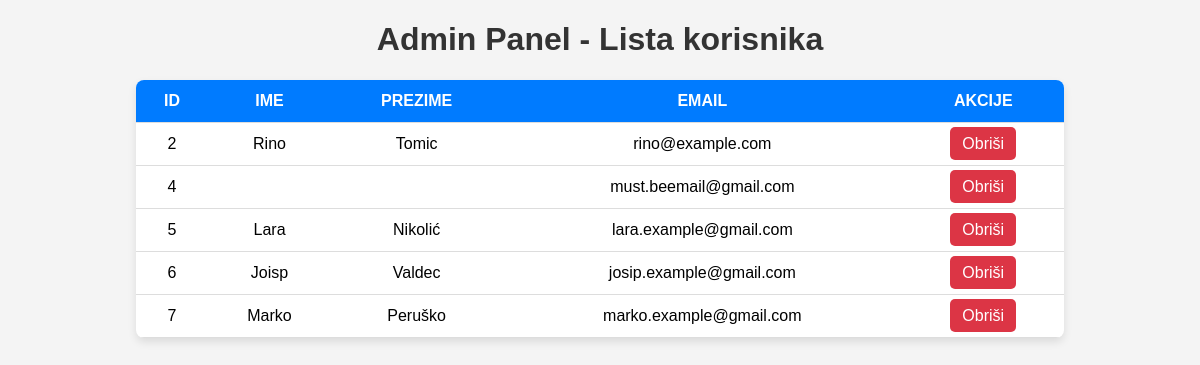
/admin_view/, run on the app's committed database.
### PZWapp/models.py (models this page shows, shortened)
class Korisnik(AbstractUser):
    ime = models.CharField(max_length=50)
    prezime = models.CharField(max_length=50)
    email = models.EmailField(unique=True)
    username = models.CharField(max_length=50, unique=True)

### PZWapp/views.py (the view)
# urls.py: path('admin_view/', views.admin_view, name='admin_view'),
def admin_view(request):
    korisnici = Korisnik.objects.all()
    return render(request, 'main/admin_views.html', {'korisnik': request.user, 'korisnici': korisnici})

### PZWapp/templates/main/admin_views.html (shortened to what this page needs)
<!DOCTYPE html>
<html lang="hr">
<head>
    {% load static %}
    <link rel="stylesheet" href="{% static 'css/admin.css' %}">
</head>
<body>
    <h1>Admin Panel - Lista korisnika</h1>
    <table>
        <thead>
            <tr>
                <th>ID</th>
                <th>Ime</th>
                <th>Prezime</th>
                <th>Email</th>
                <th>Akcije</th>
            </tr>
        </thead>
        <tbody>
            {% for korisnik in korisnici %}
            <tr>
                <td>{{ korisnik.id }}</td>
                <td>{{ korisnik.ime }}</td>
                <td>{{ korisnik.prezime }}</td>
                <td>{{ korisnik.email }}</td>
                <td>
                    <a href="{% url 'PZWapp:delete_user' korisnik.id %}">Obriši</a>
                </td>
            </tr>
            {% endfor %}
        </tbody>
    </table>
</body>
</html>

### PZWapp/static/css/admin.css (style rules this page uses)
body { font-family: Arial, sans-serif; background-color: #f4f4f4; margin: 20px; text-align: center; }
h1 { color: #333; }
table { width: 80%; margin: 20px auto; border-collapse: collapse; background: white; box-shadow: 0 4px 8px rgba(0, 0, 0, 0.1); border-radius: 8px; overflow: hidden; }
th, td { padding: 12px; border-bottom: 1px solid #ddd; }
th { background-color: #007bff; color: white; text-transform: uppercase; }
td a { text-decoration: none; background-color: #dc3545; color: white; padding: 8px 12px; border-radius: 5px; transition: background 0.3s; }

### data on the page
Korisnik: id "2", ime "Rino", prezime "Tomic", email "rino@example.com"
Korisnik: id "4", email "must.beemail@gmail.com"
Korisnik: id "5", ime "Lara", prezime "Nikolić", email "lara.example@gmail.com"
Korisnik: id "6", ime "Joisp", prezime "Valdec", email "josip.example@gmail.com"
Korisnik: id "7", ime "Marko", prezime "Peruško", email "marko.example@gmail.com"
